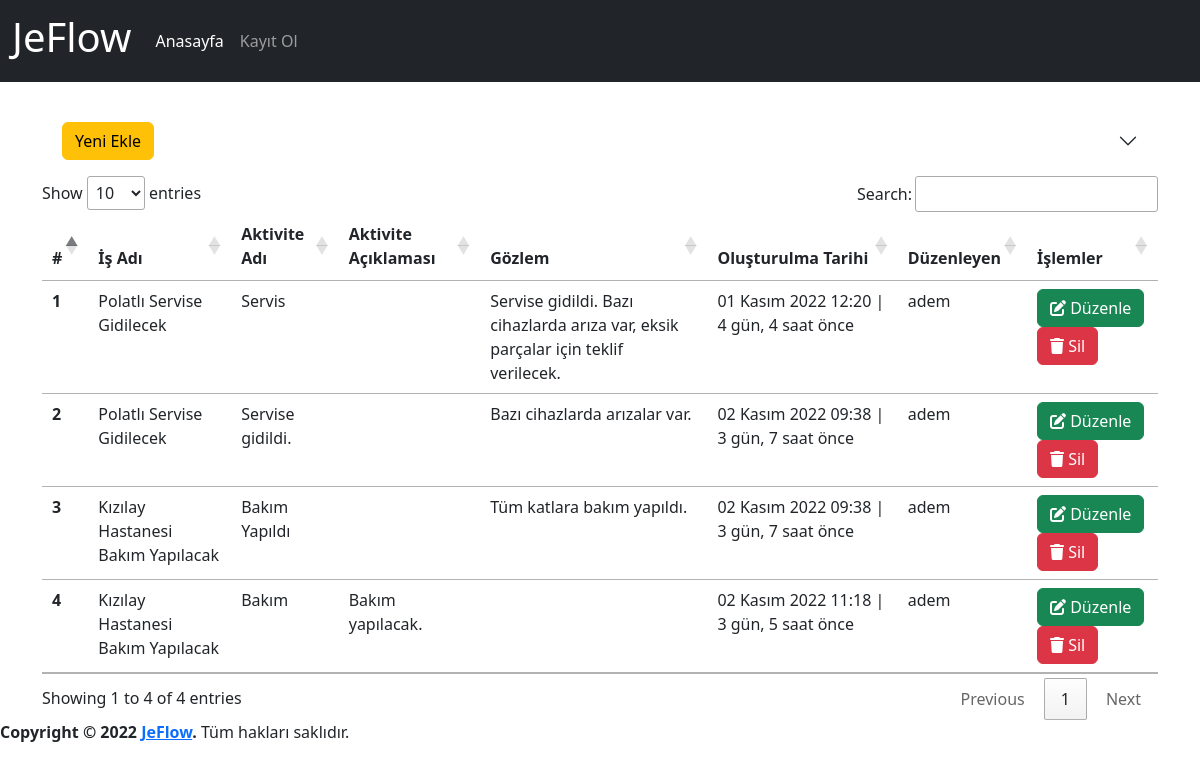
Page /activity/ on the earlier database version.
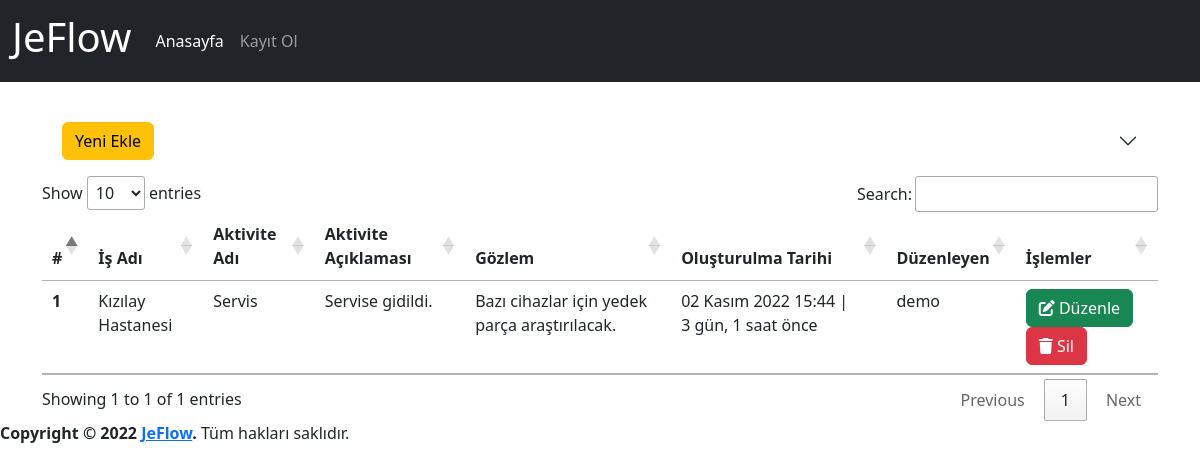
Same page on the later database version.
### app/models.py (models this page shows, shortened)
class Activity(models.Model):
    process=models.ForeignKey(Process,on_delete=models.CASCADE,verbose_name='İş Adı')
    name=models.CharField(max_length=500,verbose_name='Aktivite Adı')
    description=models.TextField(verbose_name='Aktivite Açıklaması', blank=True,null=True)
    observation=models.TextField(verbose_name='Gözlem', blank=True,null=True)
    created_date=models.DateTimeField(auto_now_add=True, verbose_name='Oluşturulma Tarihi')
    user=models.ForeignKey(User,on_delete=models.CASCADE,verbose_name='Kullanıcı', blank=True, null=True)
    class Meta:
        verbose_name='Aktive'
        verbose_name_plural='Aktiviteler'

class Process(models.Model):
    category=models.ForeignKey(Category,on_delete=models.CASCADE,verbose_name='Kategori')
    name=models.CharField(max_length=500,verbose_name='İş Akış Adı')
    description=models.TextField(verbose_name='İş Akış Açıklaması', blank=True, null=True)
    state=models.OneToOneField(State, on_delete=models.SET_NULL,verbose_name='Durum', blank=True, null=True)
    created_date=models.DateTimeField(auto_now_add=True, verbose_name='Oluşturulma Tarihi')
    user=models.ForeignKey(User,on_delete=models.CASCADE,verbose_name='Kullanıcı', blank=True, null=True)
    def __str__(self):
        return self.name # + ' - ' + self.created_date.strftime("%d.%m.%Y, %H:%M:%S")
    class Meta:
        verbose_name='İş Akışı'
        verbose_name_plural='İş Akışları'

### app/views.py (the view, shortened to what this page needs)
# urls.py: path('activity/', views.activity, name='activity'),
def activity(request):
    activity_form=ActivityForm()
    activities = Activity.objects.order_by('created_date')
    context = {
        'activity_form':activity_form,
        'activities': activities
    }
    return render(request, 'app/activity.html', context)

### app/forms.py
class ActivityForm(forms.ModelForm):
    class Meta:
        model=Activity
        fields=('process','name','description','observation')

### templates/app/activity.html (shortened to what this page needs)
{% extends 'layout.html' %}
{% load humanize %}
{% block content %}
{% load crispy_forms_tags %}
<div class="row">
    <div class="accordion accordion-flush" id="accordionFlush">
        <div class="accordion-item">
            <h2 class="accordion-header" id="flush-headingOne">
                <button class="accordion-button collapsed" type="button" data-bs-toggle="collapse"
                    data-bs-target="#flush-collapseOne" aria-expanded="false" aria-controls="flush-collapseOne">
                    <div class="btn btn-warning">
                        Yeni Ekle
                    </div>
                </button>
            </h2>
        </div>
    </div>
</div>
<div class="row">
    <div class="col-md-12">
        {% if activities %}
        <table id="activity" class="table table-hover">
            <thead>
                <tr>
                    <th scope="col">#</th>
                    <th scope="col">İş Adı</th>
                    <th scope="col">Aktivite Adı</th>
                    <th scope="col">Aktivite Açıklaması</th>
                    <th scope="col">Gözlem</th>
                    <th scope="col">Oluşturulma Tarihi</th>
                    <th scope="col">Düzenleyen</th>
                    <th scope="col">İşlemler</th>
                </tr>
            </thead>
            <tbody>
                {% for activity in activities %}
                <tr>
                    <th scope="row">{{ activity.id }}</th>
                    <td>{{ activity.process }}</td>
                    <td>{{ activity.name }}</td>
                    <td>{{ activity.description }}</td>
                    <td>{{ activity.observation }}</td>
                    <td>{{ activity.created_date }} | {{ activity.created_date | timesince}} önce</td>
                    <td>{{ activity.user }}</td>
                    <td>
                        <a class="btn btn-success" href="{% url 'activity_detail' activity.id %}">
                            <i class="fa-solid fa-pen-to-square"></i>
                            Düzenle
                        </a>
                        <a href="{% url 'activity_delete' activity.id %}" class="btn btn-danger">
                            <i class="fa-solid fa-trash"></i>
                            Sil
                        </a>
                    </td>
                </tr>
                {% endfor %}
            </tbody>
        </table>
        {% else %}
        <div class="alert alert-warning">
            <p>Aktivite bulunamadı.</p>
        </div>
        {% endif %}
    </div>
</div>
{% endblock %}

### templates/layout.html (shortened to what this page needs)
{% load static %}
<!doctype html>
<html lang="tr">
<head>
  <link href="https://cdn.jsdelivr.net/npm/bootstrap@5.2.2/dist/css/bootstrap.min.css" rel="stylesheet"
>
  <link rel="stylesheet" type="text/css" href="https://cdn.datatables.net/1.12.1/css/jquery.dataTables.css">
</head>
<body>
  <header>
    <nav class="navbar navbar-expand-lg navbar-dark bg-dark">
      <div class="container-fluid">
        <a class="navbar-brand" href="{% url 'index' %}">
          <h1>JeFlow</h1>
        </a>
        <div class="collapse navbar-collapse" id="navbarNavDropdown">
          <ul class="navbar-nav">
            <li class="nav-item">
              <a class="nav-link active" aria-current="page" href="{% url 'index' %}">Anasayfa</a>
            </li>
            {% if user.is_authenticated %}
            <li class="nav-item">
              <a class="nav-link" href="{% url 'category' %}">Kategoriler</a>
            </li>
            <li class="nav-item">
              <a class="nav-link" href="{% url 'process' %}">İş Akışları</a>
            </li>
            <li class="nav-item">
              <a class="nav-link" href="{% url 'activity' %}">Aktiviteler</a>
            </li>
            <li class="nav-item">
              <a class="nav-link" href="{% url 'task' %}">Görevler</a>
            </li>
            <li class="nav-item">
              <a class="nav-link" href="javascript:{document.getElementById('logout').submit()}">Çıkış</a>
              <form id="logout" action="{% url 'logout' %}" method="POST">
                {% csrf_token %}
                <input type="hidden">
              </form>
            </li>
            <li class="nav-item">
              <a href="#" class="nav-link">{{ user }}</a>
            </li>
            {% else %}
            <li class="nav-item">
              <a class="nav-link" href="{% url 'register' %}">Kayıt Ol</a>
            </li>
            {% endif %}
          </ul>
        </div>
      </div>
    </nav>
  </header>
  <main>
    <div class="container mt-4">
      {% block content %}
      {% endblock %}
    </div>
  </main>
  <footer>
    <strong>Copyright &copy; 2022 <a href="http://jeflow.herokuapp.com">JeFlow</a>.</strong>
    Tüm hakları saklıdır.
  </footer>
</body>
</html>

Differences in the rows shown:
removed Activity: id "2", process "Polatlı Servise Gidilecek", name "Servise gidildi.", observation "Bazı cihazlarda arızalar var.", created_date "02 Kasım 2022 09:38", created_date "3 gün, 7 saat", user "adem"
removed Activity: id "3", process "Kızılay Hastanesi Bakım Yapılacak", name "Bakım Yapıldı", observation "Tüm katlara bakım yapıldı.", created_date "02 Kasım 2022 09:38", created_date "3 gün, 7 saat", user "adem"
removed Activity: id "4", process "Kızılay Hastanesi Bakım Yapılacak", name "Bakım", description "Bakım yapılacak.", created_date "02 Kasım 2022 11:18", created_date "3 gün, 5 saat", user "adem"
changed Activity "Servis": process "Polatlı Servise Gidilecek" → "Kızılay Hastanesi"; description (not shown) → "Servise gidildi."; observation "Servise gidildi. Bazı cihazlarda arıza var, eksik parçalar için teklif verilecek." → "Bazı cihazlar için yedek parça araştırılacak."; created_date "01 Kasım 2022 12:20" → "02 Kasım 2022 15:44"; created_date "4 gün, 4 saat" → "3 gün, 1 saat"; user "adem" → "demo"
Other differences:
text written by a page script: "Show entries Search: Showing 1 to 4 of 4 entries Previous 1 Next" → "Show entries Search: Showing 1 to 1 of 1 entries Previous 1 Next"
